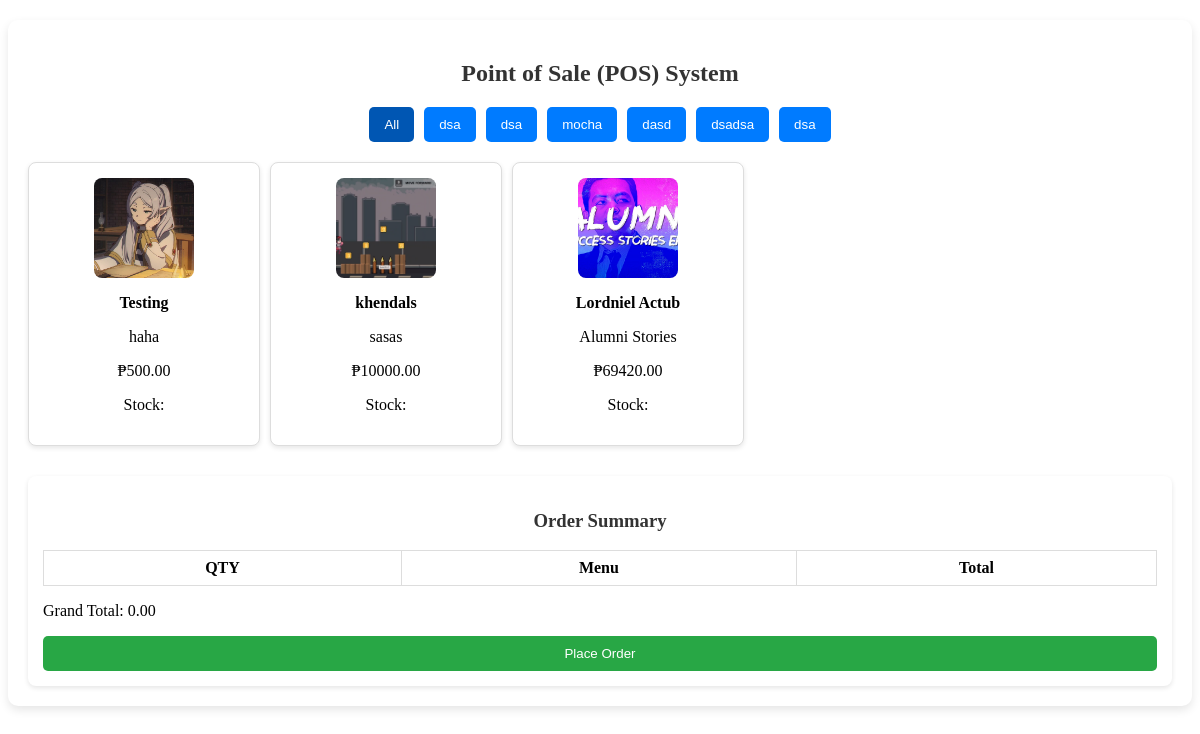
Page /modules/pos.php on the committed database.
### tables this page shows
CREATE TABLE `categories` (
  `id` int(11) NOT NULL,
  `name` varchar(255) NOT NULL,
  `description` text NOT NULL,
  `status` varchar(50) DEFAULT 'Active',
  `date_created` timestamp NOT NULL DEFAULT current_timestamp()
);

CREATE TABLE `products` (
  `id` int(11) NOT NULL,
  `name` varchar(255) NOT NULL,
  `image` varchar(255) DEFAULT NULL,
  `description` text DEFAULT NULL,
  `price` decimal(10,2) NOT NULL,
  `status` enum('Active','Inactive') DEFAULT 'Active',
  `date_created` timestamp NOT NULL DEFAULT current_timestamp(),
  `category_id` int(11) NOT NULL
);

### modules/pos.php (the view, shortened to what this page needs)
<?php
include "includes/connection.php";
function getCategories($con) {
    $sql = "SELECT * FROM categories ORDER BY date_created DESC";
    $result = $con->query($sql);
    return $result;
}
function getProducts($con) {
    $sql = "SELECT products.*, categories.name AS category_name, inventory.stock_quantity
            FROM products
            JOIN categories ON products.category_id = categories.id
            LEFT JOIN inventory ON products.id = inventory.product_id
            ORDER BY products.date_created DESC";
    $result = $con->query($sql);
    return $result;
}
?>
<div class="container mt-4">
    <h2>Point of Sale (POS) System</h2>
    <div class="categories">
        <?php $categories = getCategories($con); ?>
        <button class="category-btn active" onclick="filterCategory('All')">All</button>
        <?php while ($cat = $categories->fetch_assoc()) : ?>
            <button class="category-btn" onclick="filterCategory('<?= $cat['name']; ?>')"><?= $cat['name']; ?></button>
        <?php endwhile; ?>
    </div>
    <div class="menu" id="menuContainer">
    <?php $products = getProducts($con); ?>
    <?php while ($row = $products->fetch_assoc()) : ?>
    <div class="menu-item" data-category="<?= $row['category_name']; ?>" onclick="addToOrder('<?= $row['name']; ?>', <?= $row['price']; ?>)">
        <img src="uploads/<?= $row['image']; ?>" alt="<?= $row['name']; ?>" class="product-image">
        <p><strong><?= $row['name']; ?></strong></p>
        <p><?= $row['description']; ?></p>
        <p>₱<?= $row['price']; ?></p>
        <p>Stock: <?= $row['stock_quantity']; ?></p>
    </div>
    <?php endwhile; ?>
   </div>
    <div class="orders">
        <h3>Order Summary</h3>
        <table>
            <thead>
                <tr>
                    <th>QTY</th>
                    <th>Menu</th>
                    <th>Total</th>
                </tr>
            </thead>
        </table>
        <div>
            <p>Grand Total: <span id="grandTotal">0.00</span></p>
            <button onclick="placeOrder()">Place Order</button>
        </div>
    </div>
</div>

### modules/pos.php (style rules this page uses)
.categories { display: flex; gap: 10px; }
.menu { display: flex; flex-wrap: wrap; gap: 10px; }
.menu-item { border: 1px solid #ddd; padding: 10px; cursor: pointer; }
.orders { margin-top: 20px; }
.product-image { width: 100px; height: 100px; object-fit: cover; border-radius: 8px; display: block; margin: 0 auto 10px; }
.menu-item { background: white; padding: 15px; border-radius: 8px; box-shadow: 0 2px 5px rgba(0, 0, 0, 0.1); cursor: pointer; transition: transform 0.2s, box-shadow 0.2s; text-align: center; width: 200px; }
.container { max-width: 1200px; margin: 20px auto; padding: 20px; background: white; border-radius: 10px; box-shadow: 0 4px 10px rgba(0, 0, 0, 0.1); }
h2, h3 { text-align: center; color: #333; }
.categories { display: flex; flex-wrap: wrap; justify-content: center; gap: 10px; margin-bottom: 20px; }
.category-btn { background-color: #007bff; color: white; border: none; padding: 10px 15px; border-radius: 5px; cursor: pointer; transition: 0.3s; }
.category-btn:hover, .category-btn.active { background-color: #0056b3; }
.orders { margin-top: 30px; background: #ffffff; padding: 15px; border-radius: 8px; box-shadow: 0 2px 5px rgba(0, 0, 0, 0.1); }
.orders table { width: 100%; border-collapse: collapse; margin-top: 10px; }
.orders table th, .orders table td { border: 1px solid #ddd; padding: 8px; text-align: center; }
.orders button { display: block; width: 100%; padding: 10px; background-color: #28a745; color: white; border: none; border-radius: 5px; cursor: pointer; margin-top: 10px; transition: 0.3s; }

### rows in the picture
categories: name "dsa"
categories: name "dsa"
categories: name "mocha"
categories: name "dasd"
categories: name "dsadsa"
categories: name "dsa"
products: image (picture), name "Testing", description "haha", price "500.00"
products: image (picture), name "khendals", description "sasas", price "10000.00"
products: image (placeholder picture), name "Lordniel Actub", description "Alumni Stories", price "69420.00"
